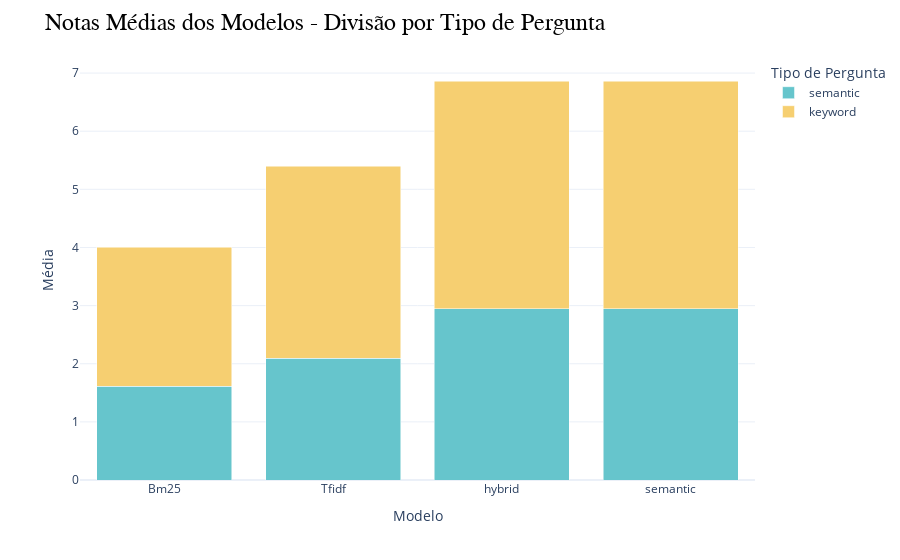

The cell this chart's notebook holds for it:
### Markdown cell above
Por fim, vamos realizar o processo análogo para os tipos de pergunta:

### Code cell
# Coleta o nome dos modelos
type_means = {model: {} for model in mean.keys()}
# Preenche as informações para cada tipo de pergunta
for model in type_means:
    type_means[model]["semantic"] = semantic_mean[model]
    type_means[model]["keyword"] = keyword_mean[model]
# Cria DataFrame auxiliar
df = pd.DataFrame.from_dict(type_means, orient='index')
# Cria coluna Total que consolida os valores
df['Total'] = df.sum(axis=1)
# Ordena de acordo com o total
df = df.sort_values('Total', ascending=True)
# Remove a coluna
df = df.drop(columns=['Total'])
# Cria paleta de cores
color_palette = px.colors.qualitative.Pastel
# Cria gráfico de barras estacado de acordo com tipo de pergunta
fig = px.bar(df, barmode='stack', color_discrete_sequence=color_palette, labels={'index':'Modelo', 'value':'Média', 'variable':'Tipo de Pergunta'})
# Atualiza a estética do gráfico
fig.update_layout(
    title='Notas Médias dos Modelos - Divisão por Tipo de Pergunta',
    title_font=dict(size=24, family='Courier', color='black'),
    showlegend=True,
    template='plotly_white'
)
# Mostra o gráfico
fig.show()

### Figure 1 — Plotly figure (JSON) as saved in the notebook; plotly's stock layout.template omitted (floating-point values rounded to 4 significant figures)
{"data": [{"alignmentgroup": "True", "hovertemplate": "Tipo de Pergunta=semantic<br>Modelo=%{x}<br>Média=%{y}<extra></extra>", "legendgroup": "semantic", "marker": {"color": "rgb(102, 197, 204)", "pattern": {"shape": ""}}, "name": "semantic", "offsetgroup": "semantic", "orientation": "v", "showlegend": true, "textposition": "auto", "type": "bar", "x": ["Bm25", "Tfidf", "hybrid", "semantic"], "xaxis": "x", "y": [1.615, 2.092, 2.946, 2.946], "yaxis": "y"}, {"alignmentgroup": "True", "hovertemplate": "Tipo de Pergunta=keyword<br>Modelo=%{x}<br>Média=%{y}<extra></extra>", "legendgroup": "keyword", "marker": {"color": "rgb(246, 207, 113)", "pattern": {"shape": ""}}, "name": "keyword", "offsetgroup": "keyword", "orientation": "v", "showlegend": true, "textposition": "auto", "type": "bar", "x": ["Bm25", "Tfidf", "hybrid", "semantic"], "xaxis": "x", "y": [2.388, 3.306, 3.918, 3.918], "yaxis": "y"}], "layout": {"barmode": "stack", "legend": {"title": {"text": "Tipo de Pergunta"}, "tracegroupgap": 0}, "margin": {"t": 60}, "showlegend": true, "title": {"font": {"color": "black", "family": "Courier", "size": 24}, "text": "Notas Médias dos Modelos - Divisão por Tipo de Pergunta"}, "xaxis": {"anchor": "y", "domain": [0, 1], "title": {"text": "Modelo"}}, "yaxis": {"anchor": "x", "domain": [0, 1], "title": {"text": "Média"}}}}
